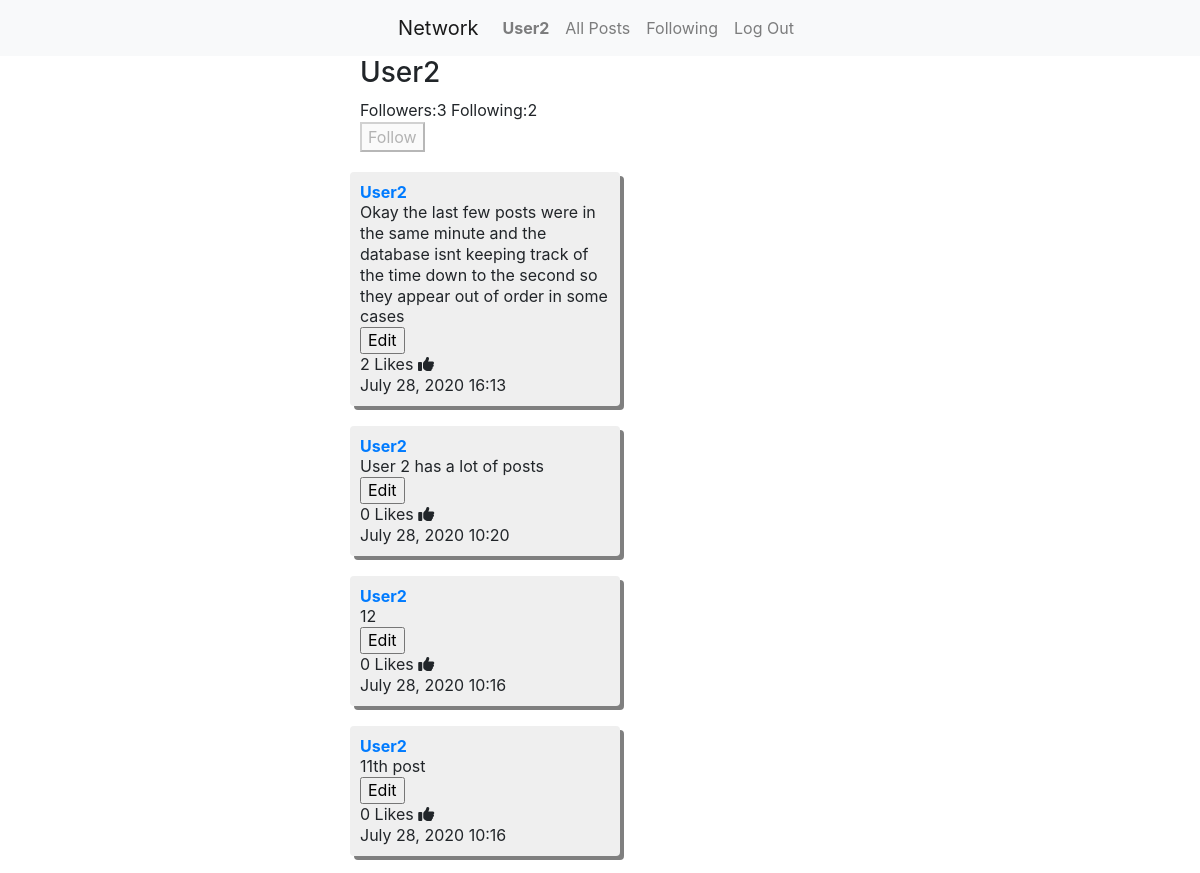
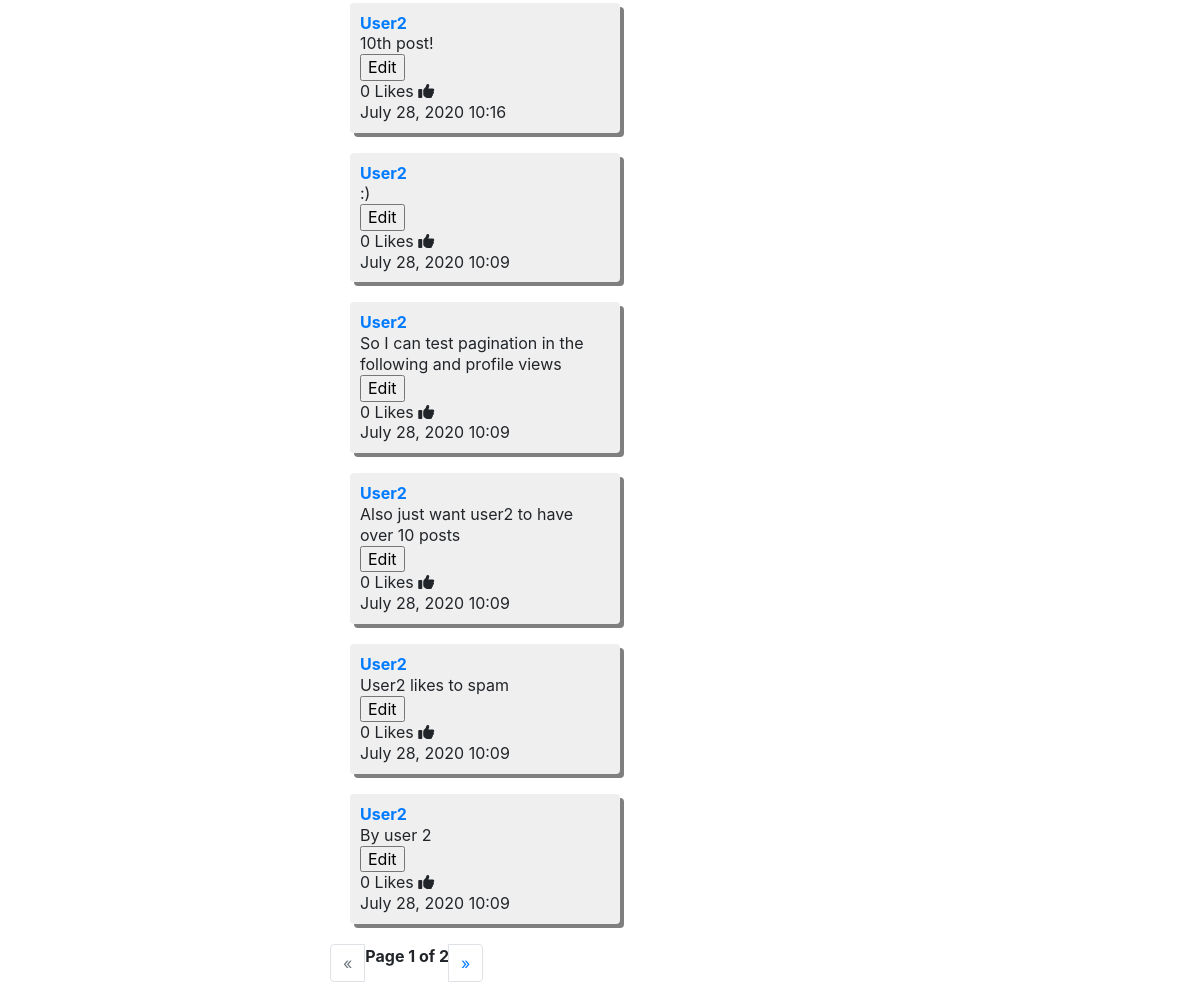
/User2 (signed in), run on an earlier commit of the app's database (2 pictures, top to bottom).
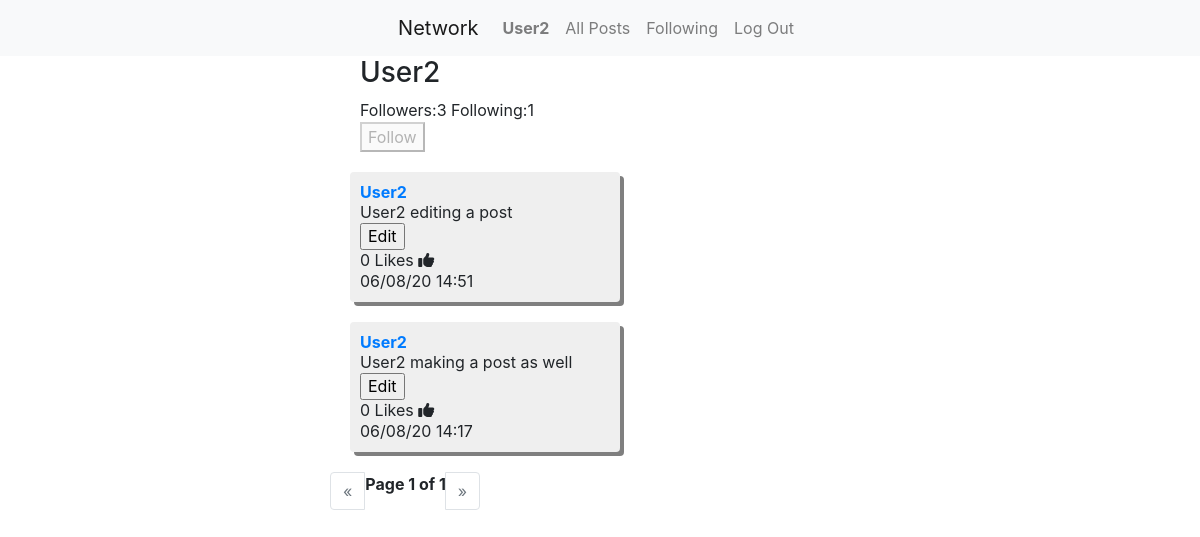
And on a later commit of the database.
### network/models.py (models this page shows, shortened)
class Post(models.Model):
    user = models.ForeignKey(User, on_delete=models.CASCADE, related_name="auth")
    post = models.CharField(max_length = 140)
    likes = models.IntegerField(default=0, blank=True, null=True)
    time = models.CharField(max_length = 40, null=True)
    class Meta:
        ordering = ['-time']

class User(AbstractUser):
    pass

### network/views.py (the view, shortened to what this page needs)
# urls.py: path("<str:username>", views.profile, name="profile"),
def profile(request, username):
    username = get_object_or_404(User, username=username)
    current_user = request.user
    current_user_following = username.user_following.filter(user_followed=current_user).exists()
    if current_user == username:
        user_self = True
    else:
        user_self = False
    if current_user_following:
        print(current_user, ' follows ', username, '?: ', current_user_following)
        follow_status = "Unfollow"
    else:
        print(current_user, ' follows ', username, '?: ', current_user_following)
        follow_status = "Follow"
    posts = Post.objects.filter(user_id=username).order_by('-id')
    paginator = Paginator(posts, 10)
    page = request.GET.get('page')
    posts = paginator.get_page(page)
    followers = username.user_following.all().count()
    following = username.user_followed.all().count()
    return render(request, "network/profile.html", {
    "username": username,
    "posts": posts,
    "follow_status": follow_status,
    "followers": followers,
    "following": following,
    "user_self": user_self
    })

### network/templates/network/profile.html (shortened to what this page needs)
{% extends "network/layout.html" %}
{% block body %}
{% if user.is_authenticated %}
<div class="top">
  <h3>{{ username }}</h3>
  Followers:{{ followers }}
  Following:{{ following }}
  {% if user_self == True %}
  <form class="follow" action="" method="post">
    <button type="submit" name="button"disabled>Follow</button>
  </form>
  {% elif user_self == False %}
  <form class="follow" action="" method="post">
    <button type="submit" name="button">{{ follow_status }}</button>
    <input type="hidden" name="" value="follow_form">
    {% csrf_token %}
  </form>
    {% endif %}
</div>
<div class="container">
  <div class="row justify-content-center">
    <div class="col-md-6">
      {% for post in posts %}
      <div class="post">
        <a href="{% url 'profile' username=post.user %}"><strong>{{ post.user }}</strong></a>
        <br>
        <div class="post-text"name=post>
          {{ post.post }}
          <br>
          {% if request.user == post.user %}
          <form class="edit-form" action="" method="post">
            <input type="button" class="edit" name="edit" value="Edit"id="{{ post.id }}">
          </form>
          {% endif %}
        </div>
        <div class="like">
          {{ post.likes }} Likes
          <a class="likes fas fa-thumbs-up"id="{{ post.id }}"></a>
        </div>
        {{ post.time }}
        </div>
      {% endfor %}
    </div>
  </div>
</div>
{% endif %}
{% endblock %}

### network/templates/network/layout.html (shortened to what this page needs)
{% load static %}
<!DOCTYPE html>
<html lang="en">
    <head>
        <link rel="stylesheet" href="https://stackpath.bootstrapcdn.com/bootstrap/4.4.1/css/bootstrap.min.css">
        <link href="{% static 'network/styles.css' %}" rel="stylesheet">
    </head>
    <body>
        <nav class="navbar navbar-expand-lg navbar-light bg-light justify-content-center">
            <a class="navbar-brand" href="#">Network</a>
            <div>
              <ul class="navbar-nav mr-auto">
                {% if user.is_authenticated %}
                    <li class="nav-item">
                        <a class="nav-link" href="{{ user.username }}"><strong>{{ user.username }}</strong></a>
                    </li>
                {% endif %}
                <li class="nav-item">
                  <a class="nav-link" href="{% url 'index' %}">All Posts</a>
                </li>
                {% if user.is_authenticated %}
                    <li class="nav-item">
                        <a class="nav-link" href="{% url 'following' %}">Following</a>
                    </li>
                    <li class="nav-item">
                        <a class="nav-link" href="{% url 'logout' %}">Log Out</a>
                    </li>
                {% endif %}
              </ul>
            </div>
          </nav>
        <div class="body">
            {% block body %}
            {% endblock %}
            {% if user.is_authenticated %}
            {% if posts %}
            <div class="container">
              <div class="row justify-content-center">
                <div class="col-md-6">
                  <nav aria-label="Page navigation">
                    <ul class="pagination">
                      {% if posts.has_previous %}
                      <li class="page-item">
                      <a class="page-link " href="?page={{ posts.previous_page_number }}" aria-label="Previous">
                      {% else %}
                      <li class="page-item disabled">
                      <a class="page-link " href="" aria-label="Previous">
                      {% endif %}
                        <span aria-hidden="true">&laquo;</span>
                      </a>
                    </li>
                    <strong>Page {{ posts.number }} of {{ posts.paginator.num_pages }}</strong>
                    {% if posts.has_next %}
                    <li class="page-item">
                      <a class="page-link" href="?page={{ posts.next_page_number }}" aria-label="Next">
                    {% else %}
                    <li class="page-item disabled">
                      <a class="page-link" href="" aria-label="Next">
                    {% endif %}
                        <span aria-hidden="true">&raquo;</span>
                      </a>
                    </li>
                  </ul>
                </nav>
                </div>
              </div>
            </div>
        {% endif %}
        {% endif %}
        </div>
    </body>
</html>

What changed in the data, as far as the page shows it:
removed Post: user "User2", post "Okay the last few posts were in the same minute and the database isnt keeping track of the time down to the second so they appear out of order in some cases", likes "2", time "July 28, 2020 16:13"
removed Post: user "User2", post "User 2 has a lot of posts", likes "0", time "July 28, 2020 10:20"
removed Post: user "User2", post "12", likes "0", time "July 28, 2020 10:16"
removed Post: user "User2", post "11th post", likes "0", time "July 28, 2020 10:16"
removed Post: user "User2", post "10th post!", likes "0", time "July 28, 2020 10:16"
removed Post: user "User2", post ":)", likes "0", time "July 28, 2020 10:09"
removed Post: user "User2", post "So I can test pagination in the following and profile views", likes "0", time "July 28, 2020 10:09"
removed Post: user "User2", post "Also just want user2 to have over 10 posts", likes "0", time "July 28, 2020 10:09"
removed Post: user "User2", post "User2 likes to spam", likes "0", time "July 28, 2020 10:09"
removed Post: user "User2", post "By user 2", likes "0", time "July 28, 2020 10:09"
added Post: user "User2", post "User2 editing a post", likes "0", time "06/08/20 14:51"
added Post: user "User2", post "User2 making a post as well", likes "0", time "06/08/20 14:17"
Also different on the page:
{{ following }}: "2" → "1"
{{ posts.paginator.num_pages }}: "2" → "1"
